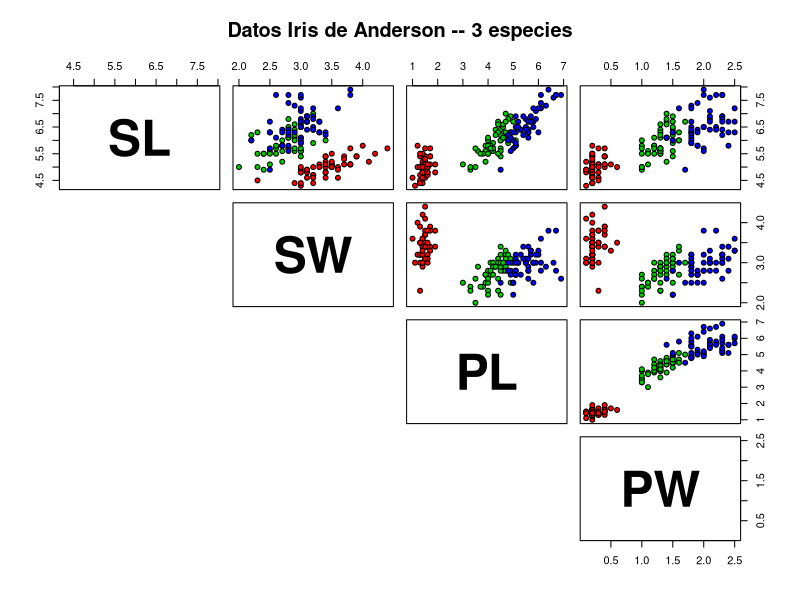

Here is the R script that generated this plot:
###################################################
### chunk number 1: 
###################################################
options(width=40)


###################################################
### chunk number 2:  eval=FALSE
###################################################
## 2+2
## 2^2
## r <- c(1:3, 4.5, 109)
## pi*r^2
## sqrt(36)
## sin(2*pi)
## exp(1) # es exp(x) = e^x
## log(10) # log base e
## log(10, base = 10)


###################################################
### chunk number 3: 
###################################################
A <- c(a=1, b=2)["b"]
A = c(a=1, b=2)["b"]
A


###################################################
### chunk number 4:  eval=FALSE
###################################################
## v1 <- c(1:10)
## v2 <- runif(10)
## v3 <- sample(c("A", "C", "G", "T"), size = 10, replace = TRUE)
## v4 <- v3 %in% c("A", "G")
## v5 <- c("foo", 2, TRUE)
## v6 <- c(2, "3")


###################################################
### chunk number 5:  eval=FALSE
###################################################
## as.numeric(v5)
## as.numeric(v6)


###################################################
### chunk number 6: 
###################################################
fagos <- c(233.2, 180.5, 280.3, 244.8, 252.4, 178.2, 211.2, 196.2, 176.8, 185.7)
sum(fagos)
length(fagos)
sum(fagos)/length(fagos)
mean(fagos)


###################################################
### chunk number 7: 
###################################################
x <- c(2, 7, 19)
x[1]^2 + x[2]^2 + x[3]^2


###################################################
### chunk number 8: 
###################################################
sum(x^2)


###################################################
### chunk number 9:  eval=FALSE
###################################################
## x <- c(-2:2)
## y <- x/x
## z <- y[!is.na(y)]
## z2 <- y[!is.na(y) & x>0]


###################################################
### chunk number 10:  eval=FALSE
###################################################
## x <- c(1:5)
## x < 5
## x > 1
## x > 1 & x < 5
## x > 1 && x < 5
## x > 1 | x < 5
## x > 1 || x < 5
## x == 3
## x != 3
## ! x == 3
## x == c(2,4)
## x %in% c(2,4)


###################################################
### chunk number 11:  eval=FALSE
###################################################
## c("A", "T", "C", "G")[rep(c(1,2,2,4,3), times=2)]


###################################################
### chunk number 12: 
###################################################
x <- c("inicio", rep(c("A", "T", "C", "G"), times=2), "fin")
y <- x[-c(2:6, 9)]
y


###################################################
### chunk number 13:  eval=FALSE
###################################################
## fagos <- c(233.2, 180.5, 280.3)
## names(fagos) <- c("Aeromonas phage Aeh1", "Enterobacteria phage RB43", "Pseudomonas phage phiKZ")
## fagos["Aeromonas phage Aeh1"]
## fagos[grep("Aeh1", names(fagos))]


###################################################
### chunk number 14: 
###################################################
pairs(iris[1:4], pch = 21, bg = c("red", "green3", "blue")[unclass(iris$Species)], lower.panel=NULL, labels=c("SL","SW","PL","PW"), font.labels=2, cex.labels=4.5, main = "Datos Iris de Anderson -- 3 especies")


